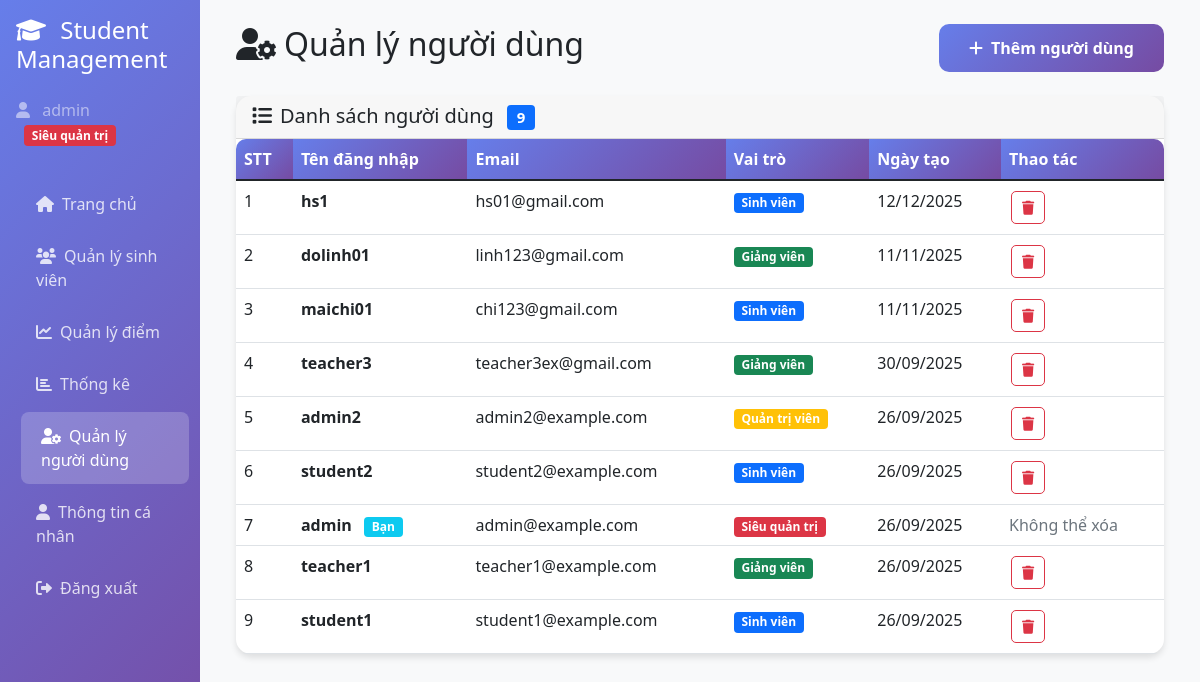
The app's page /public/users.php (signed in) with its own data.
### tables this page shows
CREATE TABLE IF NOT EXISTS `users` (
  `id` int(11) NOT NULL AUTO_INCREMENT,
  `username` varchar(50) NOT NULL,
  `password` varchar(64) NOT NULL,
  `email` varchar(100) DEFAULT NULL,
  `role` enum('superadmin','admin','teacher','student') DEFAULT 'student',
  `created_at` timestamp NOT NULL DEFAULT current_timestamp(),
  PRIMARY KEY (`id`),
  UNIQUE KEY `username` (`username`),
  KEY `idx_users_username` (`username`),
  KEY `idx_users_email` (`email`)
);

### utils.php (called while the page is built, shortened)
<?php
function isLoggedIn()
{
    return isset($_SESSION['user_id']);
}
function getRolePermissions($role)
{
    $permissions = [
        'student' => [
            PERMISSION_VIEW_STUDENTS,
            PERMISSION_VIEW_SCORES
        ],
        'teacher' => [
            PERMISSION_VIEW_STUDENTS,
            PERMISSION_ADD_STUDENTS,
            PERMISSION_EDIT_STUDENTS,
            PERMISSION_VIEW_SCORES,
            PERMISSION_ADD_SCORES,
            PERMISSION_EDIT_SCORES,
            PERMISSION_VIEW_STATISTICS,
            PERMISSION_EXPORT_DATA
        ],
        'admin' => [
            PERMISSION_VIEW_STUDENTS,
            PERMISSION_ADD_STUDENTS,
            PERMISSION_EDIT_STUDENTS,
            PERMISSION_DELETE_STUDENTS,
            PERMISSION_VIEW_SCORES,
            PERMISSION_ADD_SCORES,
            PERMISSION_EDIT_SCORES,
            PERMISSION_DELETE_SCORES,
            PERMISSION_VIEW_STATISTICS,
            PERMISSION_EXPORT_DATA
        ],
        'superadmin' => [
            PERMISSION_VIEW_STUDENTS,
            PERMISSION_ADD_STUDENTS,
            PERMISSION_EDIT_STUDENTS,
            PERMISSION_DELETE_STUDENTS,
            PERMISSION_VIEW_SCORES,
            PERMISSION_ADD_SCORES,
            PERMISSION_EDIT_SCORES,
            PERMISSION_DELETE_SCORES,
            PERMISSION_VIEW_STATISTICS,
            PERMISSION_MANAGE_USERS,
            PERMISSION_EXPORT_DATA
        ]
    ];
    return $permissions[$role] ?? [];
}
function hasPermission($permission)
{
    $userRole = $_SESSION['role'];
    $userPermissions = getRolePermissions($userRole);
    return in_array($permission, $userPermissions);
}
function canAccess($permission)
{
    return hasPermission($permission);
}
function getRoleDisplayName($role)
{
    $roleNames = [
        'student' => 'Sinh viên',
        'teacher' => 'Giảng viên',
        'admin' => 'Quản trị viên',
        'superadmin' => 'Siêu quản trị'
    ];
    return $roleNames[$role] ?? 'Không xác định';
}
function getRoleBadgeClass($role)
{
    $badgeClasses = [
        'student' => 'bg-primary',
        'teacher' => 'bg-success',
        'admin' => 'bg-warning',
        'superadmin' => 'bg-danger'
    ];
    return $badgeClasses[$role] ?? 'bg-secondary';
}
function formatDate($date)
{
    return date('d/m/Y', strtotime($date));
}

### authController.php (called while the page is built, shortened)
<?php
require_once 'config/db.php';
require_once 'utils.php';
class AuthController
{
    private $conn;
    public function __construct()
    {
        $database = new Database();
        $this->conn = $database->getConnection();
    }
    public function getAllUsers()
    {
        $query = "SELECT id, username, email, role, created_at FROM users ORDER BY created_at DESC";
        $stmt = $this->conn->prepare($query);
        $stmt->execute();
        return $stmt->fetchAll(PDO::FETCH_ASSOC);
    }
}

### config/db.php (called while the page is built, shortened)
<?php
class Database {
    private $host = 'localhost';
    private $db_name = 'student_management';
    private $username = 'root';
    private $password = '';
    public function getConnection() {
        $this->conn = null;
        try {
            $host = trim($this->host);
            $db_name = trim($this->db_name);
            $username = trim($this->username);
            $password = trim($this->password);
            $dsn = "mysql:host=" . $host . ";dbname=" . $db_name . ";charset=utf8mb4";
            $this->conn = new PDO($dsn, $username, $password);
            $this->conn->setAttribute(PDO::ATTR_ERRMODE, PDO::ERRMODE_EXCEPTION);
            $this->conn->setAttribute(PDO::ATTR_DEFAULT_FETCH_MODE, PDO::FETCH_ASSOC);
            $this->conn->exec("SET NAMES utf8mb4 COLLATE utf8mb4_unicode_ci");
        } catch(PDOException $exception) {
            $error_msg = "Lỗi kết nối CSDL: " . $exception->getMessage();
            if (strpos($exception->getMessage(), 'Access denied') !== false) {
                $error_msg .= "\n\n⚠️ LƯU Ý: Kiểm tra lại:\n";
                $error_msg .= "- Database name: '" . $this->db_name . "' (có thể có dấu cách thừa)\n";
                $error_msg .= "- Username: '" . $this->username . "'\n";
                $error_msg .= "- Host: '" . $this->host . "'\n";
                $error_msg .= "- Đảm bảo database đã được tạo trên hosting\n";
            }
            echo $error_msg;
        }
        return $this->conn;
    }
}
?>

### public/users.php (the view, shortened to what this page needs)
<?php
require_once '../utils.php';
require_once '../authController.php';
$authController = new AuthController();
$users = $authController->getAllUsers();
?>
<!DOCTYPE html>
<html lang="vi">
<head>
    <link href="https://cdn.jsdelivr.net/npm/bootstrap@5.1.3/dist/css/bootstrap.min.css" rel="stylesheet">
    <link href="https://cdnjs.cloudflare.com/ajax/libs/font-awesome/6.0.0/css/all.min.css" rel="stylesheet">
</head>
<body>
    <div class="container-fluid">
        <div class="row">
            <div class="col-md-3 col-lg-2 sidebar p-0">
                <div class="p-3">
                    <h4 class="text-white mb-4">
                        <i class="fas fa-graduation-cap me-2"></i>
                        Student Management
                    </h4>
                    <div class="text-white-50 mb-3">
                        <i class="fas fa-user me-2"></i>
                        <?php echo htmlspecialchars($_SESSION['username']); ?>
                        <span class="badge <?php echo getRoleBadgeClass($_SESSION['role']); ?> ms-2">
                            <?php echo getRoleDisplayName($_SESSION['role']); ?>
                        </span>
                    </div>
                </div>
                <nav class="nav flex-column px-3">
                    <a class="nav-link" href="../index.php">
                        <i class="fas fa-home me-2"></i>Trang chủ
                    </a>
                    <a class="nav-link" href="../students/list.php">
                        <i class="fas fa-users me-2"></i>Quản lý sinh viên
                    </a>
                    <a class="nav-link" href="../scores/list.php">
                        <i class="fas fa-chart-line me-2"></i>Quản lý điểm
                    </a>
                    <a class="nav-link" href="../charts/statistics.php">
                        <i class="fas fa-chart-bar me-2"></i>Thống kê
                    </a>
                    <?php if (canAccess(PERMISSION_MANAGE_USERS)): ?>
                    <a class="nav-link active" href="users.php">
                        <i class="fas fa-user-cog me-2"></i>Quản lý người dùng
                    </a>
                    <?php endif; ?>
                    <a class="nav-link" href="profile.php">
                        <i class="fas fa-user me-2"></i>Thông tin cá nhân
                    </a>
                    <a class="nav-link" href="logout.php">
                        <i class="fas fa-sign-out-alt me-2"></i>Đăng xuất
                    </a>
                </nav>
            </div>
            <div class="col-md-9 col-lg-10 main-content">
                <div class="p-4">
                    <div class="d-flex justify-content-between align-items-center mb-4">
                        <h2><i class="fas fa-user-cog me-2"></i>Quản lý người dùng</h2>
                        <button class="btn btn-primary" data-bs-toggle="modal" data-bs-target="#addUserModal">
                            <i class="fas fa-plus me-2"></i>Thêm người dùng
                        </button>
                    </div>
                    <div class="card">
                        <div class="card-header">
                            <h5 class="mb-0">
                                <i class="fas fa-list me-2"></i>Danh sách người dùng
                                <span class="badge bg-primary ms-2"><?php echo count($users); ?></span>
                            </h5>
                        </div>
                        <div class="card-body p-0">
                            <div class="table-responsive">
                                <table class="table table-hover mb-0">
                                    <thead>
                                        <tr>
                                            <th>STT</th>
                                            <th>Tên đăng nhập</th>
                                            <th>Email</th>
                                            <th>Vai trò</th>
                                            <th>Ngày tạo</th>
                                            <th>Thao tác</th>
                                        </tr>
                                    </thead>
                                    <tbody>
                                        <?php if (empty($users)): ?>
                                        <tr>
                                            <td colspan="6" class="text-center py-4">
                                                <i class="fas fa-users fa-3x text-muted mb-3"></i>
                                                <p class="text-muted">Không có người dùng nào</p>
                                            </td>
                                        </tr>
                                        <?php else: ?>
                                        <?php foreach ($users as $index => $user): ?>
                                        <tr>
                                            <td><?php echo $index + 1; ?></td>
                                            <td>
                                                <strong><?php echo htmlspecialchars($user['username']); ?></strong>
                                                <?php if ($user['id'] == $_SESSION['user_id']): ?>
                                                <span class="badge bg-info ms-2">Bạn</span>
                                                <?php endif; ?>
                                            </td>
                                            <td><?php echo htmlspecialchars($user['email']); ?></td>
                                            <td>
                                                <span class="badge <?php echo getRoleBadgeClass($user['role']); ?>">
                                                    <?php echo getRoleDisplayName($user['role']); ?>
                                                </span>
                                            </td>
                                            <td><?php echo formatDate($user['created_at']); ?></td>
                                            <td>
                                                <?php if ($user['id'] != $_SESSION['user_id']): ?>
                                                <button onclick="deleteUser(<?php echo $user['id']; ?>, '<?php echo htmlspecialchars($user['username']); ?>')"
                                                        class="btn btn-sm btn-outline-danger btn-action" title="Xóa">
                                                    <i class="fas fa-trash"></i>
                                                </button>
                                                <?php else: ?>
                                                <span class="text-muted">Không thể xóa</span>
                                                <?php endif; ?>
                                            </td>
                                        </tr>
                                        <?php endforeach; ?>
                                        <?php endif; ?>
                                    </tbody>
                                </table>
                            </div>
                        </div>
                    </div>
                </div>
            </div>
        </div>
    </div>
</body>
</html>

### public/users.php (style rules this page uses)
.sidebar { min-height: 100vh; background: linear-gradient(135deg, #667eea 0%, #764ba2 100%); }
.sidebar .nav-link { color: rgba(255,255,255,0.8); padding: 12px 20px; border-radius: 8px; margin: 2px 0; transition: all 0.3s; }
.sidebar .nav-link:hover, .sidebar .nav-link.active { color: white; background: rgba(255,255,255,0.2); transform: translateX(5px); }
.main-content { background-color: #f8f9fa; min-height: 100vh; }
.card { border: none; border-radius: 15px; box-shadow: 0 4px 6px rgba(0,0,0,0.1); }
.table { border-radius: 10px; overflow: hidden; }
.table thead th { background: linear-gradient(135deg, #667eea 0%, #764ba2 100%); color: white; border: none; font-weight: 600; }
.btn-action { padding: 5px 10px; margin: 2px; border-radius: 5px; }
.btn-primary { background: linear-gradient(135deg, #667eea 0%, #764ba2 100%); border: none; border-radius: 10px; padding: 12px 30px; font-weight: 600; transition: transform 0.3s; }

### records on screen
users: username "hs1", email "hs01@gmail.com", role "Sinh viên", created_at "12/12/2025"
users: username "dolinh01", email "linh123@gmail.com", role "Giảng viên", created_at "11/11/2025"
users: username "maichi01", email "chi123@gmail.com", role "Sinh viên", created_at "11/11/2025"
users: username "teacher3", email "teacher3ex@gmail.com", role "Giảng viên", created_at "30/09/2025"
users: username "admin2", email "admin2@example.com", role "Quản trị viên", created_at "26/09/2025"
users: username "student2", email "student2@example.com", role "Sinh viên", created_at "26/09/2025"
users: username "admin", shows "Bạn", email "admin@example.com", role "Siêu quản trị", created_at "26/09/2025", shows "Không thể xóa"
users: username "teacher1", email "teacher1@example.com", role "Giảng viên", created_at "26/09/2025"
users: username "student1", email "student1@example.com", role "Sinh viên", created_at "26/09/2025"

### other values on screen
$_SESSION['username'] "admin"
getRoleDisplayName($_SESSION['role']) "Siêu quản trị"
count($users) "9"
